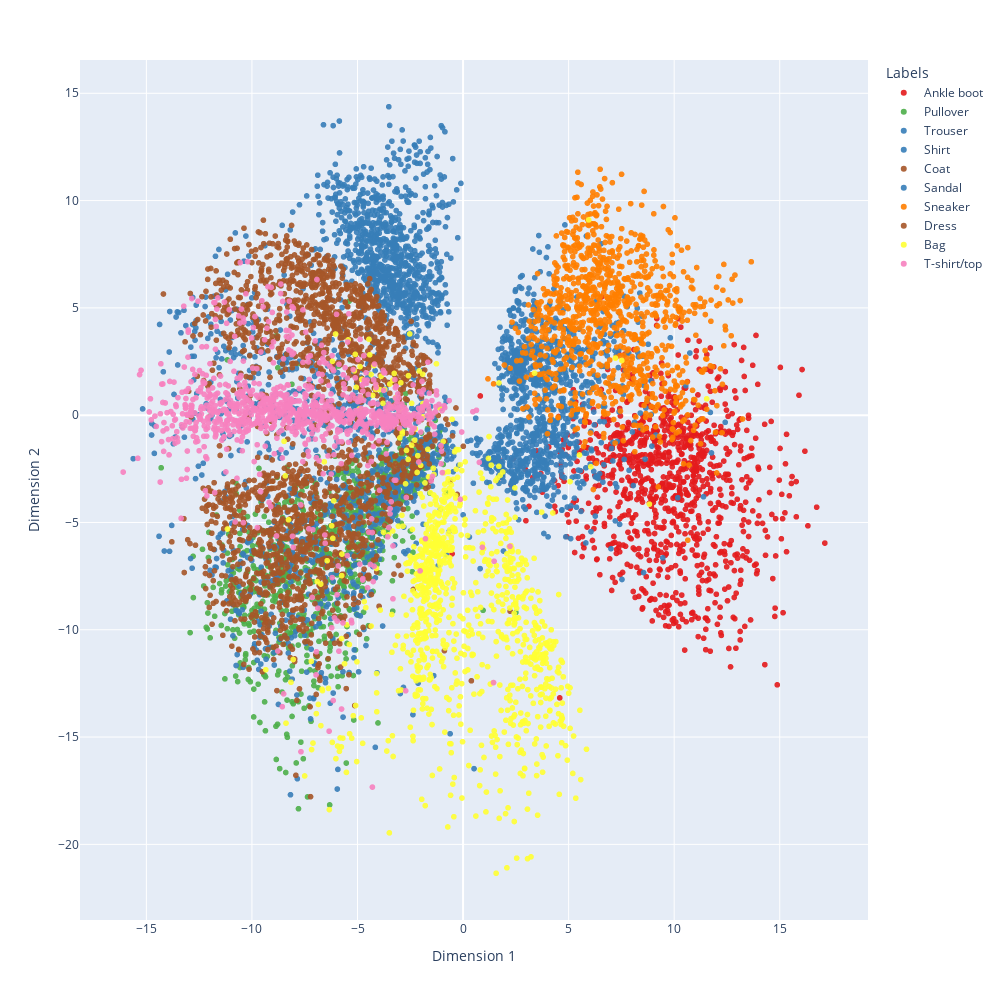

Write notebook code for a chart like this one.
### Code cell
plotting(show=True)

### Figure 1 — Plotly figure (JSON) as saved in the notebook; plotly's stock layout.template omitted (floating-point values rounded to 4 significant figures; data arrays with more than 128 entries replaced by an {"elided": "..."} marker saying what was removed)
{"data": [{"hovertemplate": "Labels=Ankle boot<br>Dimension 1=%{x}<br>Dimension 2=%{y}<extra></extra>", "legendgroup": "Ankle boot", "marker": {"color": "rgb(228,26,28)", "opacity": 0.9, "symbol": "circle"}, "mode": "markers", "name": "Ankle boot", "showlegend": true, "type": "scattergl", "x": {"elided": "1000 float values"}, "xaxis": "x", "y": {"elided": "1000 float values"}, "yaxis": "y"}, {"hovertemplate": "Labels=Pullover<br>Dimension 1=%{x}<br>Dimension 2=%{y}<extra></extra>", "legendgroup": "Pullover", "marker": {"color": "rgb(77,175,74)", "opacity": 0.9, "symbol": "circle"}, "mode": "markers", "name": "Pullover", "showlegend": true, "type": "scattergl", "x": {"elided": "1000 float values"}, "xaxis": "x", "y": {"elided": "1000 float values"}, "yaxis": "y"}, {"hovertemplate": "Labels=Trouser<br>Dimension 1=%{x}<br>Dimension 2=%{y}<extra></extra>", "legendgroup": "Trouser", "marker": {"color": "rgb(55,126,184)", "opacity": 0.9, "symbol": "circle"}, "mode": "markers", "name": "Trouser", "showlegend": true, "type": "scattergl", "x": {"elided": "1000 float values"}, "xaxis": "x", "y": {"elided": "1000 float values"}, "yaxis": "y"}, {"hovertemplate": "Labels=Shirt<br>Dimension 1=%{x}<br>Dimension 2=%{y}<extra></extra>", "legendgroup": "Shirt", "marker": {"color": "rgb(55,126,184)", "opacity": 0.9, "symbol": "circle"}, "mode": "markers", "name": "Shirt", "showlegend": true, "type": "scattergl", "x": {"elided": "1000 float values"}, "xaxis": "x", "y": {"elided": "1000 float values"}, "yaxis": "y"}, {"hovertemplate": "Labels=Coat<br>Dimension 1=%{x}<br>Dimension 2=%{y}<extra></extra>", "legendgroup": "Coat", "marker": {"color": "rgb(166,86,40)", "opacity": 0.9, "symbol": "circle"}, "mode": "markers", "name": "Coat", "showlegend": true, "type": "scattergl", "x": {"elided": "1000 float values"}, "xaxis": "x", "y": {"elided": "1000 float values"}, "yaxis": "y"}, {"hovertemplate": "Labels=Sandal<br>Dimension 1=%{x}<br>Dimension 2=%{y}<extra></extra>", "legendgroup": "Sandal", "marker": {"color": "rgb(55,126,184)", "opacity": 0.9, "symbol": "circle"}, "mode": "markers", "name": "Sandal", "showlegend": true, "type": "scattergl", "x": {"elided": "1000 float values"}, "xaxis": "x", "y": {"elided": "1000 float values"}, "yaxis": "y"}, {"hovertemplate": "Labels=Sneaker<br>Dimension 1=%{x}<br>Dimension 2=%{y}<extra></extra>", "legendgroup": "Sneaker", "marker": {"color": "rgb(255,127,0)", "opacity": 0.9, "symbol": "circle"}, "mode": "markers", "name": "Sneaker", "showlegend": true, "type": "scattergl", "x": {"elided": "1000 float values"}, "xaxis": "x", "y": {"elided": "1000 float values"}, "yaxis": "y"}, {"hovertemplate": "Labels=Dress<br>Dimension 1=%{x}<br>Dimension 2=%{y}<extra></extra>", "legendgroup": "Dress", "marker": {"color": "rgb(166,86,40)", "opacity": 0.9, "symbol": "circle"}, "mode": "markers", "name": "Dress", "showlegend": true, "type": "scattergl", "x": {"elided": "1000 float values"}, "xaxis": "x", "y": {"elided": "1000 float values"}, "yaxis": "y"}, {"hovertemplate": "Labels=Bag<br>Dimension 1=%{x}<br>Dimension 2=%{y}<extra></extra>", "legendgroup": "Bag", "marker": {"color": "rgb(255,255,51)", "opacity": 0.9, "symbol": "circle"}, "mode": "markers", "name": "Bag", "showlegend": true, "type": "scattergl", "x": {"elided": "1000 float values"}, "xaxis": "x", "y": {"elided": "1000 float values"}, "yaxis": "y"}, {"hovertemplate": "Labels=T-shirt/top<br>Dimension 1=%{x}<br>Dimension 2=%{y}<extra></extra>", "legendgroup": "T-shirt/top", "marker": {"color": "rgb(247,129,191)", "opacity": 0.9, "symbol": "circle"}, "mode": "markers", "name": "T-shirt/top", "showlegend": true, "type": "scattergl", "x": {"elided": "1000 float values"}, "xaxis": "x", "y": {"elided": "1000 float values"}, "yaxis": "y"}], "layout": {"height": 1000, "legend": {"title": {"text": "Labels"}, "tracegroupgap": 0}, "margin": {"t": 60}, "width": 1000, "xaxis": {"anchor": "y", "domain": [0, 1], "title": {"text": "Dimension 1"}}, "yaxis": {"anchor": "x", "domain": [0, 1], "title": {"text": "Dimension 2"}}}}
